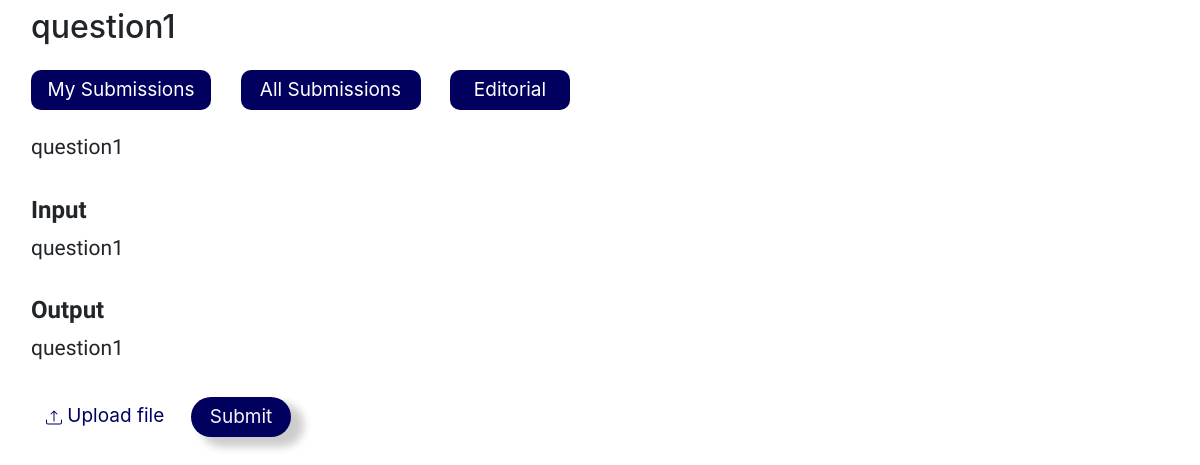
The app's page /contests/contest/7/problem/4/ (signed in) with its own data.
### contests/models.py (models this page shows, shortened)
class Question(models.Model):
    contest = models.ForeignKey(Contest, on_delete=models.CASCADE)
    name=models.CharField(max_length=255)
    problem_statement=RichTextField()
    code=models.CharField(max_length=255)
    users=models.ManyToManyField(User)
    input_statement=RichTextField()
    constraint_statement=RichTextField()
    output_statement=RichTextField()
    editorial=RichTextField(default="Coming Soon")
    points=models.IntegerField(default=0)

### contests/views.py (the view, shortened to what this page needs)
# urls.py: path('contest/<int:contest_id>/problem/<int:question_id>/', views.questionDetail,name='question_detail'),
@login_required
def questionDetail(request,contest_id,question_id):
    if cache.get(str(question_id)):
        question,testcases=cache.get(str(question_id))
    else:
        question=Question.objects.get(pk=question_id)
        testcases=Testcases.objects.filter(question=question,is_sample_testcase=True)
        cache.set(str(question_id),(question,testcases),timeout=24*60)
    count=1
    sample_testcase_data=[]
    return render(request,'questiondetail.html',{'question':question,'sample_testcase_data':sample_testcase_data})

### templates/questiondetail.html (shortened to what this page needs)
{% load static %}
<!DOCTYPE html>
<html>
    <head>
        <link rel="stylesheet" href="{% static 'detail.css' %}">
        <link rel="stylesheet" href="https://cdn.jsdelivr.net/npm/bootstrap@4.0.0/dist/css/bootstrap.min.css">
        <link rel="stylesheet" href="https://maxcdn.bootstrapcdn.com/bootstrap/4.5.2/css/bootstrap.min.css">
    </head>
    <body>
        <div class="detail-section">
            <div class="container-fluid">
                <div class="row">
                    <div class="col-12 mt-2 ml-3 mr-3" id="problem-heading">
                        <h2>{{question.name}}</h2>
                    </div>
                    <div class="col-12 col-lg-12 ml-3 mt-3">
                        <a href="submissions/"><button id="my-submission-button">My Submissions</button></a>
                        <a href="allsubmissions/"><button id="all-submission-button">All Submissions</button></button></a>
                        <a href="editorial/"><button id="editorial-button">Editorial</button></a>
                    </div>
                    <div class="col-12 mt-3 ml-3 mr-3" id="problem-statement">
                        {{question.problem_statement | safe}}
                    </div>
                    <div class="col-12 mt-3 ml-3 mr-3" id="problem-statement">
                        <h4 id="sample-input" style="font-weight:bold">Input</h4>
                    </div>
                    <div class="col-12 ml-3 mr-3" id="problem-statement">
                        {{question.input_statement | safe}}
                    </div>
                    <div class="col-12 mt-3 ml-3 mr-3" id="problem-statement">
                        <h4 id="sample-input" style="font-weight:bold">Output</h4>
                    </div>
                    <div class="col-12 ml-3 mr-3" id="problem-statement">
                        {{question.output_statement | safe}}
                    </div>
                    <div class="col-12 mt-3 mr-3">
                        <form id="myForm" enctype="multipart/form-data">
                            <div class="file-input ml-3">
                                <label for="solution" class="file-label">
                                    Upload file
                                </label>
                                <button type="submit" id="submit-btn" class="submit-button" data-inline="true">Submit</button>
                            </div>
                            <div style="display:flex;align-items:center;padding-left:17px;">
                            </div>
                        </form>
                    </div>
                </div>
            </div>
        </div>
    </body>
</html>

### static/detail.css (style rules this page uses)
.detail-section { margin-left: 0px; padding-left:0px; }
#problem-statement { font-family:'Hind Siliguri', sans-serif; font-size:21px; }
.submit-button { height: 40px; width: 100px; border-radius: 50px; color:whitesmoke; background-color:#01005e; font-size: 19px; border: none; cursor: pointer; display: inline-block; vertical-align: middle; margin-left: 10px; margin-bottom: 6px; }
.submit-button { box-shadow: 11px 8px 9px 2px rgba(0,0,0,0.2) }
.file-input { display: flex; align-items: center; }
.file-label { cursor: pointer; color:#01005e; align-items: center; border-radius: 50px; cursor: pointer; height: 40px; width: 150px; font-size: 19px; border: none; cursor: pointer; display: inline-block; vertical-align: middle; padding-left:15px; padding-right:13px; padding-top:6px; padding-bottom:3px; transition: background-color 0.3s ease; position: relative; }
#my-submission-button { height: 40px; width: 180px; border-radius: 10px; color:white; background-color:#01005e; font-size: 19px; border: none; cursor: pointer; display: inline-block; vertical-align: middle; margin-bottom: 6px; }
#all-submission-button { height: 40px; width: 180px; border-radius: 10px; color:white; background-color:#01005e; font-size: 19px; border: none; cursor: pointer; display: inline-block; vertical-align: middle; margin-left: 25px; margin-bottom: 6px; }
#editorial-button { height: 40px; width: 120px; border-radius: 10px; color:white; background-color:#01005e; font-size: 19px; border: none; cursor: pointer; display: inline-block; vertical-align: middle; margin-left:25px; margin-bottom: 6px; }

### records on screen
Question: name "question1", problem_statement "question1", input_statement "question1", output_statement "question1"
